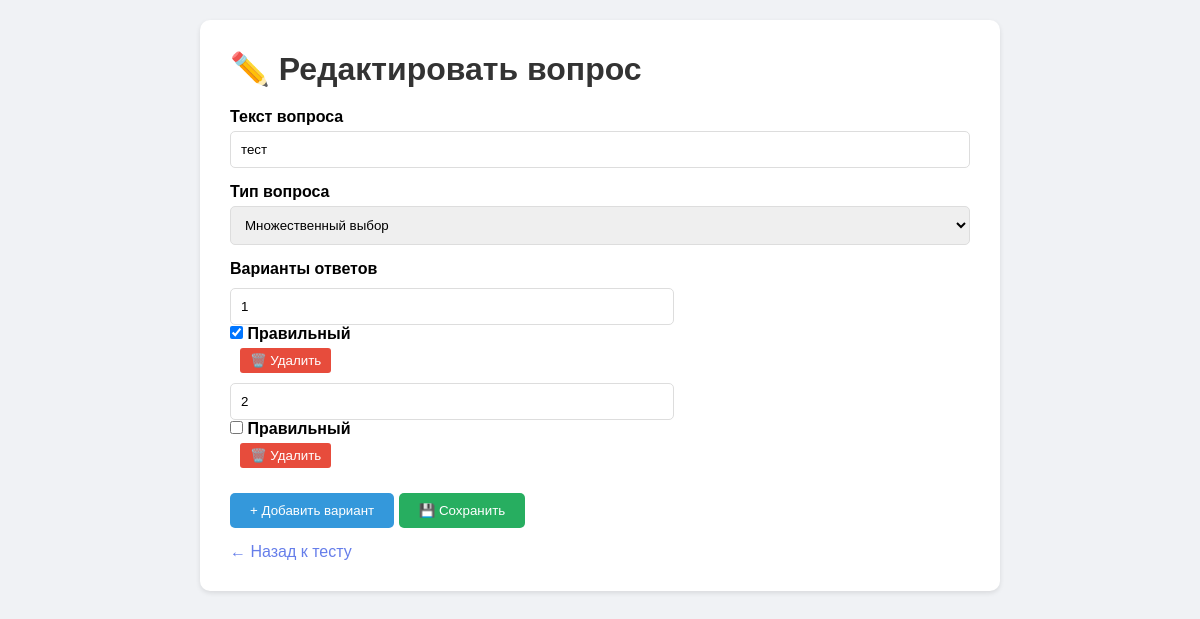
/testing_system/teacher/edit_question.php?question_id=14&test_id=6 (signed in), run on the app's committed database.
### tables this page shows
CREATE TABLE `questions` (
  `id` int(11) NOT NULL,
  `test_id` int(11) NOT NULL,
  `question_text` text NOT NULL,
  `question_type` enum('single','multiple') DEFAULT 'single',
  `difficulty` int(11) DEFAULT '5'
);

CREATE TABLE `answer_options` (
  `id` int(11) NOT NULL,
  `question_id` int(11) NOT NULL,
  `option_text` varchar(500) NOT NULL,
  `is_correct` varchar(255) DEFAULT NULL
);

### testing_system/teacher/edit_question.php (the view, shortened to what this page needs)
<?php
require_once '../config/database.php';
function decryptMultipleAnswers($encrypted_data, $key) {
    $data = base64_decode($encrypted_data);
    $iv = substr($data, 0, 16);
    $encrypted = substr($data, 16);
    $decrypted = openssl_decrypt($encrypted, 'AES-256-CBC', $key, 0, $iv);
    return json_decode($decrypted, true);
}
$question_id = $_GET['question_id'] ?? 0;
$test_id = $_GET['test_id'] ?? 0;
$stmt = $pdo->prepare("SELECT * FROM questions WHERE id = ? AND test_id = ?");
$stmt->execute([$question_id, $test_id]);
$question = $stmt->fetch();
$stmt = $pdo->prepare("SELECT * FROM answer_options WHERE question_id = ? ORDER BY id");
$stmt->execute([$question_id]);
$options = $stmt->fetchAll();
$is_multiple = ($question['question_type'] == 'multiple');
$correct_indices = [];
if ($is_multiple && !empty($options)) {
    $correct_indices = decryptMultipleAnswers($options[0]['is_correct'], ENCRYPTION_KEY);
}
?>
<!DOCTYPE html>
<html lang="ru">
<head>
</head>
<body>
    <div class="container">
        <div class="card">
            <h1>✏️ Редактировать вопрос</h1>
            <form method="POST">
                <div class="form-group">
                    <label>Текст вопроса</label>
                    <input type="text" name="question_text" value="<?= htmlspecialchars($question['question_text']) ?>" required>
                </div>
                <div class="form-group">
                    <label>Тип вопроса</label>
                    <select name="question_type" id="question_type" onchange="toggleCorrectType()">
                        <option value="multiple" <?= $question['question_type'] == 'multiple' ? 'selected' : '' ?>>Множественный выбор</option>
                    </select>
                </div>
                <label>Варианты ответов</label>
                <div id="options">
                    <?php if (empty($options)): ?>
                        <div class="option-row">
                            <input type="text" name="options[]" placeholder="Вариант 1" required style="width: 60%;">
                            <label>
                                <input type="checkbox" name="correct[]" value="0" class="correct-checkbox"> Правильный
                            </label>
                            <button type="button" class="remove-option-btn" onclick="this.parentElement.remove()">🗑️ Удалить</button>
                        </div>
                        <div class="option-row">
                            <input type="text" name="options[]" placeholder="Вариант 2" required style="width: 60%;">
                            <label>
                                <input type="checkbox" name="correct[]" value="1" class="correct-checkbox"> Правильный
                            </label>
                            <button type="button" class="remove-option-btn" onclick="this.parentElement.remove()">🗑️ Удалить</button>
                        </div>
                    <?php else: ?>
                        <?php foreach ($options as $idx => $opt):
                            $is_correct = false;
                            if ($is_multiple) {
                                $is_correct = in_array($idx, $correct_indices);
                            } else {
                                $data = base64_decode($opt['is_correct']);
                                $iv = substr($data, 0, 16);
                                $encrypted_data = substr($data, 16);
                                $decrypted = openssl_decrypt($encrypted_data, 'AES-256-CBC', ENCRYPTION_KEY, 0, $iv);
                                $is_correct = ($decrypted == '1');
                            }
                        ?>
                            <div class="option-row">
                                <input type="text" name="options[]" value="<?= htmlspecialchars($opt['option_text']) ?>" required style="width: 60%;">
                                <label>
                                    <input type="checkbox" name="correct[]" value="<?= $idx ?>" <?= $is_correct ? 'checked' : '' ?> class="correct-checkbox"> Правильный
                                </label>
                                <button type="button" class="remove-option-btn" onclick="this.parentElement.remove()">🗑️ Удалить</button>
                            </div>
                        <?php endforeach; ?>
                    <?php endif; ?>
                </div>
                <button type="button" class="add-btn" onclick="addOption()">+ Добавить вариант</button>
                <button type="submit" style="margin-top: 15px;">💾 Сохранить</button>
            </form>
            <a href="edit_test.php?id=<?= $test_id ?>" class="back">← Назад к тесту</a>
        </div>
    </div>
</body>
</html>

### testing_system/teacher/edit_question.php (style rules this page uses)
* { margin: 0; padding: 0; box-sizing: border-box; }
body { font-family: Arial, sans-serif; background: #f0f2f5; padding: 20px; }
.container { max-width: 800px; margin: 0 auto; }
.card { background: white; padding: 30px; border-radius: 10px; box-shadow: 0 2px 5px rgba(0,0,0,0.1); }
h1 { margin-bottom: 20px; color: #333; }
.form-group { margin-bottom: 15px; }
label { font-weight: bold; display: block; margin-bottom: 5px; }
input[type="text"], select { width: 100%; padding: 10px; border: 1px solid #ddd; border-radius: 5px; }
.option-row { margin: 10px 0; }
button { background: #27ae60; color: white; padding: 10px 20px; border: none; border-radius: 5px; cursor: pointer; }
.add-btn { background: #3498db; }
.back { display: inline-block; margin-top: 15px; color: #667eea; text-decoration: none; }
.remove-option-btn { background: #e74c3c; color: white; border: none; border-radius: 3px; padding: 5px 10px; margin-left: 10px; cursor: pointer; }

### data on the page
questions: question_text "тест", question_type "Множественный выбор"
answer_options: option_text "1", is_correct "☑"
answer_options: option_text "2"
